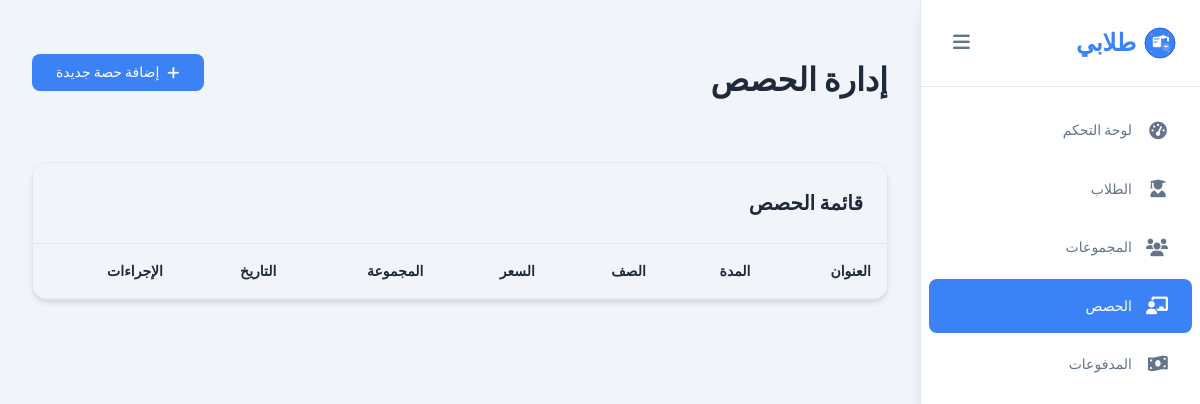
Before: /sessions/ with the older database file.
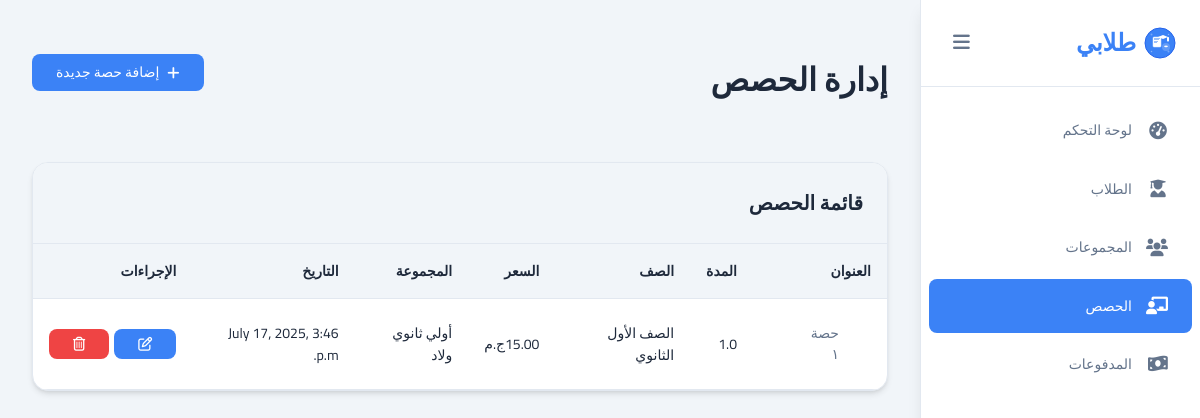
After: the same page with the newer database file.
### students/models.py (models this page shows, shortened)
class Session(models.Model):
    group = models.ForeignKey(Group, on_delete=models.CASCADE)
    title = models.CharField(max_length=255)
    duration = models.FloatField()
    price =models.DecimalField(decimal_places=2, max_digits=10)
    date = models.DateTimeField(default=timezone.now)

### students/views.py (the view)
# urls.py: path('sessions/', views.sessions_page, name='sessions'),
def sessions_page(request):
    sessions = Session.objects.values(
        "id",
        "title",
        "duration",
        "group__grade",
        "price",
        "group__name",
        "date"
    )
    context = {
        "sessions": sessions,
    }
    return render(request, 'sessions/sessions_list.html', context)

### templates/sessions/sessions_list.html (shortened to what this page needs)
{% extends 'base.html' %}
{% block content %}
<section id="sessions" class="content-section active">
    <div class="section-header">
        <h1>إدارة الحصص</h1>
        <a href="{% url 'add_session' %}" class="btn btn-primary" id="addSessionBtn">
            <i class="fas fa-plus"></i>
            إضافة حصة جديدة
        </a>
    </div>
    <div class="table-container">
        <div class="table-header">
            <h3>قائمة الحصص</h3>
        </div>
        <div class="table-wrapper">
            <table class="data-table" id="sessionsTable">
                <thead>
                    <tr>
                        <th>العنوان</th>
                        <th>المدة</th>
                        <th>الصف</th>
                        <th>السعر</th>
                        <th>المجموعة</th>
                        <th>التاريخ</th>
                        <th>الإجراءات</th>
                    </tr>
                </thead>
                <tbody id="sessionsTableBody">
                    {% for session in sessions %}
                        <tr>
                            <td>
                                <a href="{% url 'attendance' session.id %}" class="nav-link btn">
                                    {{ session.title }}
                                </a>
                            </td>
                            <td>{{ session.duration }}</td>
                            <td>{{ session.group__grade }}</td>
                            <td>{{ session.price }}ج.م </td>
                            <td>{{ session.group__name }}</td>
                            <td>{{ session.date }}</td>
                            <td>
                                <div style="display: flex; gap: 5px;">
                                    <a href="{% url 'edit_session' session.id %}" class="btn btn-primary">
                                        <i class="far fa-edit"></i>
                                    </a>
                                    <form method="POST" action="{% url 'delete_session' session.id %}">
                                        <button type="submit" class="btn btn-danger">
                                            <i class="far fa-trash-alt"></i>
                                        </button>
                                    </form>
                                </div>
                            </td>
                        </tr>
                    {% endfor %}
                </tbody>
            </table>
        </div>
    </div>
</section>
{% endblock %}

Changed rows visible on the page:
added Session: title "حصة ١", duration "1.0", group__grade "الصف الأول الثانوي", price "15.00", group__name "أولي ثانوي ولاد", date "July 17, 2025, 3:46 p.m."
